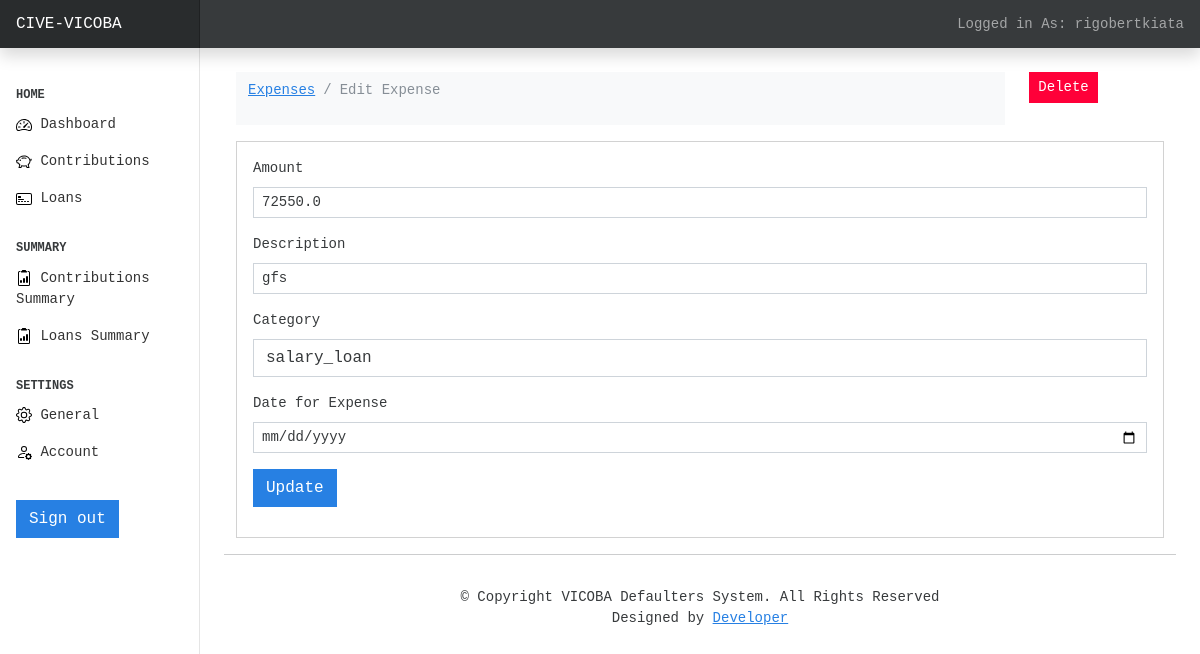
/edit-expense/4 (signed in), run on the app's committed database.
### expenses/models.py (models this page shows, shortened)
class Loan(models.Model):
    prof_choices = [
        ("Mechanical_engineer", "MECHANICAL_ENGINEER"),
        ("Software_Developer", "SOFTWARE_DEVELOPER"),
        ("Technical_writer", "TECHNICAL_WRITER"),
        ("Civil_servant", "CIVIL_SERVANT"),
        ("Librarian", "LIBRARIAN"),
        ("Economist", "ECONOMIST"),
        ("Flight_attendant", "FLIGHT_ATTENDANT"),
        ("Architect", "ARCHITECT"),
        ("Designer", "DESIGNER"),
        ("Physician", "PHYSICIAN"),
        ("Financial_Analyst", "FINANCIAL_ANALYST"),
        ("Air_traffic_controller", "AIR_TRAFFIC_CONTROLLER"),
        ("Politician", "POLITICIAN"),
        ("Police_officer", "POLICE_OFFICER"),
        ("Artist", "ARTIST"),
        ("Surveyor", "SURVEYOR"),
        ("Design_Engineer", "DESIGN_ENGINEER"),
        ("Chemical_engineer", "CHEMICAL_ENGINEER"),
        ("Hotel_Manager", "HOTEL_MANAGER"),
        ("Dentist", "DENTIST"),
        ("Comedian", "COMEDIAN"),
        ("Biomedical_Engineer", "BIOMEDICAL_ENGINEER"),
        ("Graphic_Designer", "GRAPHIC_DESIGNER"),
        ("Computer_hardware_engineer", "COMPUTER_HARDWARE_ENGINEER"),
        ("Petroleum_Engineer", "PETROLEUM_ENGINEER"),
        ("Secretary", "SECRETARY"),
        ("Computer_operator", "COMPUTER_OPERATOR"),
        ("Chartered_Accountant", "CHARTERED_ACCOUNTANT"),
        ("Technician", "TECHNICIAN"),
        ("Microbiologist", "MICROBIOLOGIST"),
        ("Fashion_Designer", "FASHION_DESIGNER"),
        ("Aviator", "AVIATOR"),
        ("Psychologist", "PSYCHOLOGIST"),
        ("Magistrate", "MAGISTRATE"),
        ("Lawyer", "LAWYER"),
        ("Firefighter", "FIREFIGHTER"),
        ("Engineer", "ENGINEER"),
        ("Official", "OFFICIAL"),
        ("Analyst", "ANALYST"),
        ("Geologist", "GEOLOGIST"),
        ("Drafter", "DRAFTER"),
        ("Statistician", "STATISTICIAN"),
        ("Web_designer", "WEB_DESIGNER"),
        ("Consultant", "CONSULTANT"),
        ("Chef", "CHEF"),
        ("Army_officer", "ARMY_OFFICER"),
        ("Surgeon", "SURGEON"),
        ("Scientist", "SCIENTIST"),
        ("Civil_engineer", "CIVIL_ENGINEER"),
        ("Industrial_Engineer", "INDUSTRIAL_ENGINEER"),
        ("Technology_specialist", "TECHNOLOGY_SPECIALIST"),
    ]
    amount = models.FloatField(
        validators=[MinValueValidator(1000), MaxValueValidator(100000)]
    )
    date = models.DateField(default=now)
    description = models.TextField()
    category = models.CharField(max_length=266)
    age = models.FloatField(validators=[MinValueValidator(18), MaxValueValidator(65)])
    income = models.FloatField(validators=[MinValueValidator(1000)])
    profession = models.CharField(max_length=50, choices=prof_choices)
    experience = models.FloatField(validators=[MinValueValidator(1)])
    marital = models.CharField(max_length=266)
    house = models.CharField(max_length=266)
    car = models.CharField(max_length=266)
    owner = models.ForeignKey(to=User, on_delete=models.CASCADE)
    prediction = models.CharField(max_length=100, null=True, blank=True)
    class Meta:
        ordering = ["-date"]

### expenses/views.py (the view, shortened to what this page needs)
# urls.py: path("edit-expense/<int:id>", views.expense_edit, name="expense_edit"),
def expense_edit(request, id):
    expense = Loan.objects.get(pk=id)
    categories = Category.objects.all()
    context = {
        "expense": expense,
        "values": expense,
        "categories": categories,
    }
    if request.method == "GET":
        return render(request, "expenses/edit-expense.html", context)

### templates/expenses/edit-expense.html (shortened to what this page needs)
{% extends "base.html" %}
{% block content %}
<div class="container mt-4">
    <div class="row">
        <div class="col-md-10">
            <nav class="navbar navbar-expand-lg navbar-light bg-light">
                <div class="container-fluid">
                <nav aria-label="breadcrumb">
                    <ol class="breadcrumb">
                    <li class="breadcrumb-item"><a href="{% url 'expenses' %}">Expenses</a></li>
                    <li class="breadcrumb-item active" aria-current="page">Edit Expense</li>
                    </ol>
                </nav>
                </div>
            </nav>
        </div>
        <div class="col-md-2">
            <a
                href="{% url 'expense-delete' expense.id %}"
                class="btn btn-danger btn-sm">
                Delete
            </a>
        </div>
    </div>
        <div class="card mt-3">
            <div class="card-body">
            <form action="{% url 'expense_edit' expense.id %}" method="POST">
                <div class="form-group mb-3">
                    <label class="form-label" for="">Amount</label>
                    <input
                        type="number"
                        name="amount"
                        class="form-control form-control-sm"
                        value="{{values.amount}}"
                    />
                </div>
                <div class="form-group mb-3">
                    <label class="form-label" for="">Description</label>
                    <input
                        type="text"
                        name="description"
                        class="form-control form-control-sm"
                        value="{{values.description}}"
                    />
                </div>
                <div class="form-group mb-3">
                    <label class="form-label" for="">Category</label>
                    <select class="form-control" name="category">
                        <option selected name="category" value="{{values.category}}">
                            {{values.category}}
                        </option>
                    </select>
                </div>
                <div class="form-group mb-3">
                    <label class="form-label" for="">Date for Expense</label>
                    <input type="date" name="expense_date" class="form-control form-control-sm" />
                </div>
                <input type="submit" value="Update" class="btn btn-primary btn-primary-sm" />
            </form>
            </div>
        </div>
</div>
{% endblock content %}

### templates/base.html (shortened to what this page needs)
{% load static %}
<html lang="en" data-bs-theme="auto">
  <head>
<link href="{% static 'css/bootstrap.min.css' %}" rel="stylesheet" >
<link href="{% static 'css/main.css' %}" rel="stylesheet" />
    <link href="{% static 'css/dashboard.css' %}" rel="stylesheet">
  </head>
  <body>
<header class="navbar navbar-dark sticky-top bg-dark flex-md-nowrap p-0 shadow">
  <a class="navbar-brand col-md-3 col-lg-2 me-0 px-3 fs-6" href="{% url 'dashboard' %}">CIVE-VICOBA</a>
    <div class="navbar-nav">
    <div class="nav-item text-nowrap">
      {% if request.user.is_authenticated %}
      <span class="nav-link px-3">Logged in As: {{ user.username }}<span>
      {% endif %}
    </div>
  </div>
</header>
<div class="container-fluid">
  <div class="row">
    {% include "partials/_sidebar.html" %}
    <main class="col-md-9 ms-sm-auto col-lg-10 px-md-4">
      {% block content %}
      {% endblock %}
      <hr>
      <footer id="footer" class="footer pt-3 text-center">
        <div class="copyright">
          &copy; Copyright <strong><span>VICOBA Defaulters System</span></strong>. All Rights Reserved
        </div>
        <div class="credits">
          Designed by <a href="#">Developer</a>
        </div>
      </footer>
    </main>
  </div>
</div>
  </body>
</html>

### vicobawebsite/static/css/dashboard.css (style rules this page uses)
body { font-size: .875rem; }
.navbar-brand { padding-top: .75rem; padding-bottom: .75rem; background-color: rgba(0, 0, 0, .25); box-shadow: inset -1px 0 0 rgba(0, 0, 0, .25); }

### templates/base.html (style rules this page uses)
body { font-size: large; font-weight: 200; font-family: monospace; }

### data on the page
Loan: amount "72550.0", description "gfs", category "salary_loan"

### other printed values
{{ user.username }} "rigobertkiata"
